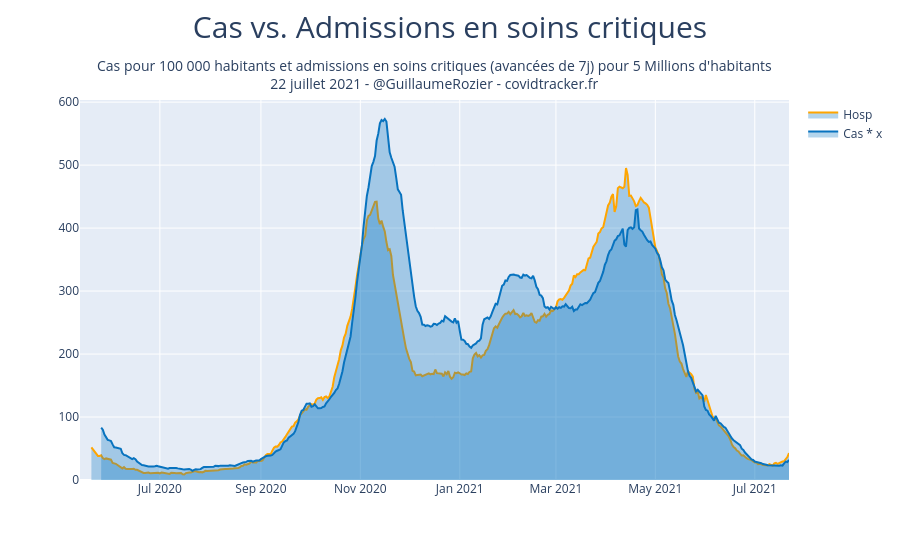

Write notebook code for a chart like this one.
### Code cell
y1 = df.incid_rea.rolling(window=7).mean().shift()
y2 = df.incid_hosp.rolling(window=7).mean().shift(7)*0.2

fig = go.Figure()
fig.add_trace(go.Scatter(
    x=df.jour,
    y=y1,
    name="Hosp",
    marker_color='orange',
    fillcolor="rgba(8, 115, 191, 0.3)",
    fill='tozeroy'))
fig.add_trace(go.Scatter(
    x=df.jour,
    y=y2,
    name="Cas * x",
    marker_color='rgb(8, 115, 191)',
    fillcolor="rgba(8, 115, 191, 0.3)",
    fill='tozeroy'))

fig.update_yaxes()
fig.update_layout(
    title={
                        'text': "Cas vs. Admissions en soins critiques",
                        'y':0.97,
                        'x':0.5,
                        'xanchor': 'center',
                        'yanchor': 'top'},
    titlefont = dict(
                    size=30),
    annotations = [
                        dict(
                            x=0.5,
                            y=1.12,
                            xref='paper',
                            yref='paper',
                            font=dict(size=14),
                            text="Cas pour 100 000 habitants et admissions en soins critiques (avancées de 7j) pour 5 Millions d'habitants<br>{} - @GuillaumeRozier - covidtracker.fr".format(datetime.strptime(df.jour.max(), '%Y-%m-%d').strftime('%d %B %Y')),#'Date : {}. Source : Santé publique France. Auteur : GRZ - covidtracker.fr.'.format(),                    showarrow = False
                            showarrow=False
                        ),
                        ]
)

#name_fig = "cas_hospitalisations_ratio"
#fig.write_image(PATH + "images/charts/france/{}.jpeg".format(name_fig), scale=2, width=900, height=600)
#plotly.offline.plot(fig, filename = PATH + 'images/html_exports/france/{}.html'.format(name_fig), auto_open=False)

### Figure 1 — Plotly figure (JSON) as saved in the notebook; plotly's stock layout.template omitted (floating-point values rounded to 4 significant figures; data arrays with more than 128 entries replaced by an {"elided": "..."} marker saying what was removed)
{"data": [{"fill": "tozeroy", "fillcolor": "rgba(8, 115, 191, 0.3)", "marker": {"color": "orange"}, "name": "Hosp", "type": "scatter", "x": {"elided": "436 str values"}, "y": {"elided": "436 float values"}}, {"fill": "tozeroy", "fillcolor": "rgba(8, 115, 191, 0.3)", "marker": {"color": "rgb(8, 115, 191)"}, "name": "Cas * x", "type": "scatter", "x": {"elided": "436 str values"}, "y": {"elided": "436 float values"}}], "layout": {"annotations": [{"font": {"size": 14}, "showarrow": false, "text": "Cas pour 100 000 habitants et admissions en soins critiques (avancées de 7j) pour 5 Millions d'habitants<br>22 juillet 2021 - @GuillaumeRozier - covidtracker.fr", "x": 0.5, "xref": "paper", "y": 1.12, "yref": "paper"}], "title": {"font": {"size": 30}, "text": "Cas vs. Admissions en soins critiques", "x": 0.5, "xanchor": "center", "y": 0.97, "yanchor": "top"}}}
